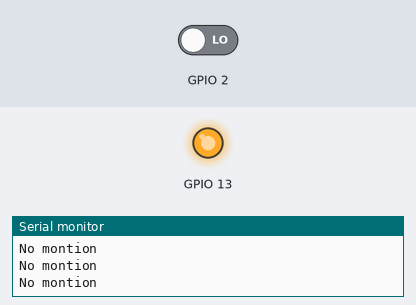
A sketch run on a simulated ESP32. Parts: output pins drawn as LEDs (lit = HIGH), the last lines printed to the serial monitor. Inputs (shaded band) come from the test bench; at power-on: GPIO 2 LOW.

Above: at 3.8 s.
3.9 s: GPIO 2 driven HIGH
At 5.1 s:
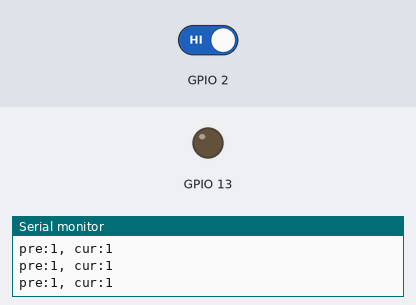
6.0 s: GPIO 2 driven LOW
At 6.8 s:
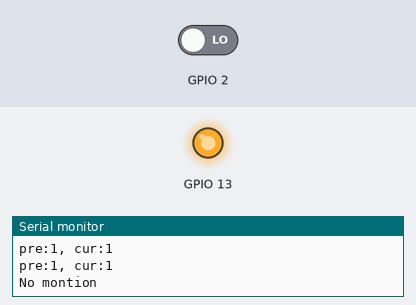
Timing chart, 0 to 9.0 s (numbered marks = the images above; inputs shaded):
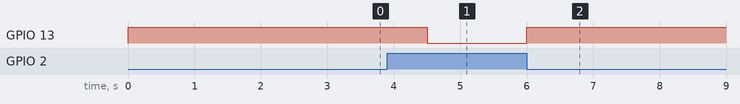

The sketch:

RCWL-0516.ino
```cpp
int pre = 0;
int cur = 0;
void setup()
{
  Serial.begin(9600);
    pinMode(2,INPUT);
    pinMode(13,OUTPUT);
}

void loop() {
  if (cur = digitalRead(2)) {
    digitalWrite(13,LOW);
    Serial.printf("pre:%d, cur:%d\n",pre,cur);
    pre = cur;
  }
  else {
    digitalWrite(13,HIGH);
    Serial.println("No montion");
    pre = cur;
    delay(1500);
  }
}
```

Measured:
- after the input at 3.9 s, GPIO 13: HIGH → LOW after 0.60 s
- after the input at 6.0 s, GPIO 13: LOW → HIGH at once
